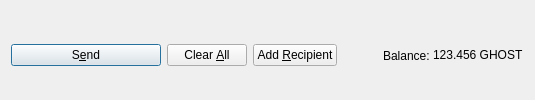
         <widget class="QFrame" name="frame_Send">
          <layout class="QHBoxLayout" name="horizontalLayout">
           <property name="bottomMargin">
            <number>0</number>
           </property>
           <item>
            <widget class="QPushButton" name="sendButton">
             <property name="minimumSize">
              <size>
               <width>150</width>
               <height>0</height>
              </size>
             </property>
             <property name="toolTip">
              <string>Confirm the send action</string>
             </property>
             <property name="text">
              <string>S&amp;end</string>
             </property>
             <property name="icon">
              <iconset resource="../ghost_prism.qrc">
               <normaloff>:/icons/send</normaloff>:/icons/send</iconset>
             </property>
             <property name="autoDefault">
              <bool>false</bool>
             </property>
             <property name="default">
              <bool>true</bool>
             </property>
            </widget>
           </item>
           <item>
            <widget class="QPushButton" name="clearButton">
             <property name="sizePolicy">
              <sizepolicy hsizetype="Minimum" vsizetype="Fixed">
               <horstretch>0</horstretch>
               <verstretch>0</verstretch>
              </sizepolicy>
             </property>
             <property name="toolTip">
              <string>Clear all fields of the form.</string>
             </property>
             <property name="text">
              <string>Clear &amp;All</string>
             </property>
             <property name="icon">
              <iconset resource="../ghost_prism.qrc">
               <normaloff>:/icons/remove</normaloff>:/icons/remove</iconset>
             </property>
             <property name="autoDefault">
              <bool>false</bool>
             </property>
            </widget>
           </item>
           <item>
            <widget class="QPushButton" name="addButton">
             <property name="toolTip">
              <string>Send to multiple recipients at once</string>
             </property>
             <property name="text">
              <string>Add &amp;Recipient</string>
             </property>
             <property name="icon">
              <iconset resource="../ghost_prism.qrc">
               <normaloff>:/icons/add</normaloff>:/icons/add</iconset>
             </property>
             <property name="autoDefault">
              <bool>false</bool>
             </property>
            </widget>
           </item>
           <item>
            <spacer name="horizontalSpacer">
             <property name="orientation">
              <enum>Qt::Horizontal</enum>
             </property>
             <property name="sizeHint" stdset="0">
              <size>
               <width>40</width>
               <height>20</height>
              </size>
             </property>
            </spacer>
           </item>
           <item>
            <layout class="QHBoxLayout" name="horizontalLayout_2">
             <property name="spacing">
              <number>3</number>
             </property>
             <item>
              <widget class="QLabel" name="label">
               <property name="text">
                <string>Balance:</string>
               </property>
              </widget>
             </item>
             <item>
              <widget class="QLabel" name="labelBalance">
               <property name="sizePolicy">
                <sizepolicy hsizetype="Preferred" vsizetype="Fixed">
                 <horstretch>0</horstretch>
                 <verstretch>0</verstretch>
                </sizepolicy>
               </property>
               <property name="cursor">
                <cursorShape>IBeamCursor</cursorShape>
               </property>
               <property name="text">
                <string notr="true">123.456 GHOST</string>
               </property>
               <property name="textInteractionFlags">
                <set>Qt::LinksAccessibleByMouse|Qt::TextSelectableByKeyboard|Qt::TextSelectableByMouse</set>
               </property>
              </widget>
             </item>
            </layout>
           </item>
          </layout>
         </widget>
